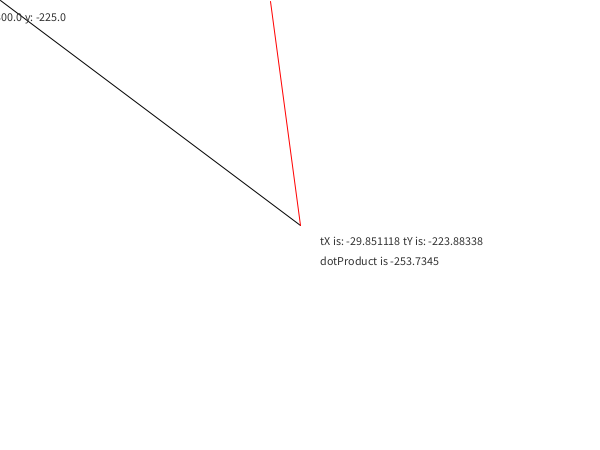
Frame 1 (no input)
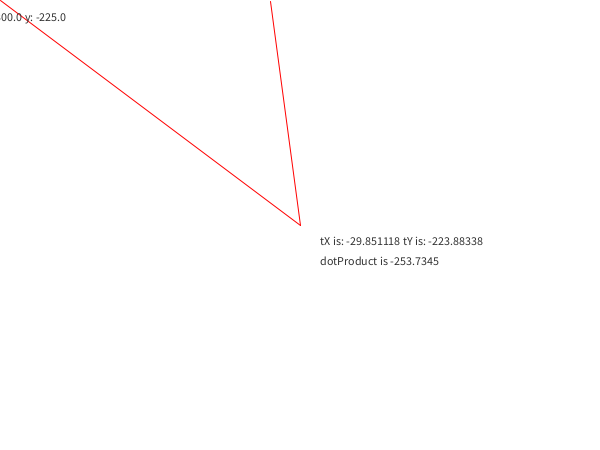
Frame 60 (the mouse pressed at the canvas centre just before this capture)
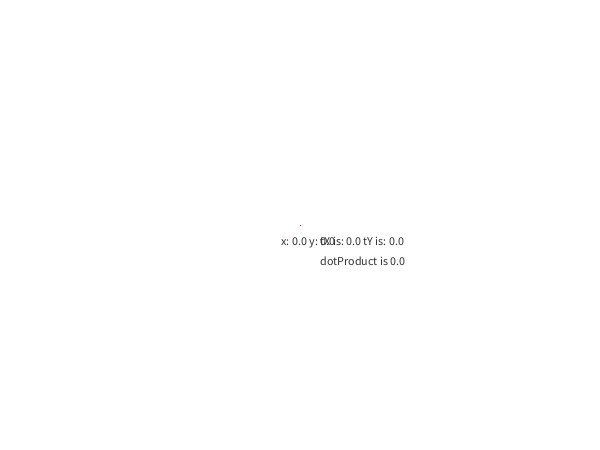
Frame 120 (the mouse held since frame 60 and released just before this capture)

The Processing sketch that drew these frames (run headless with seeded random() and noise(); from frame 60 on, the mouse is pressed at the canvas centre):

// Processing sketch: dotTest01
// ── dotTest01.pde
void setup(){
	size(600, 450);

}

void draw(){
	background(255);

	pushMatrix();
	translate(width/2, height/2);

	PVector mV = new PVector(mouseX - width/2, mouseY - height/2);
	line(0, 0, mV.x, mV.y);
	
	PVector test = new PVector(1, 10);
	test.normalize();

	float tX = mV.x * test.x;
	float tY = mV.y * test.y;
	// test = test.dot(mV);

	stroke(255, 0, 0);
	line(0, 0, tX, tY);


	String writeText = "tX is: " + str(tX) + " tY is: " + str(tY);
	String mVCoords = "x: " + mV.x + " y: " + mV.y;
	fill(50);
	// println("var: "+writeText);
	text(writeText, 20, 20);
	text("dotProduct is " + str(tX + tY), 20, 40);
	text(mVCoords, mV.x - 20, mV.y + 20);
	popMatrix();
}
